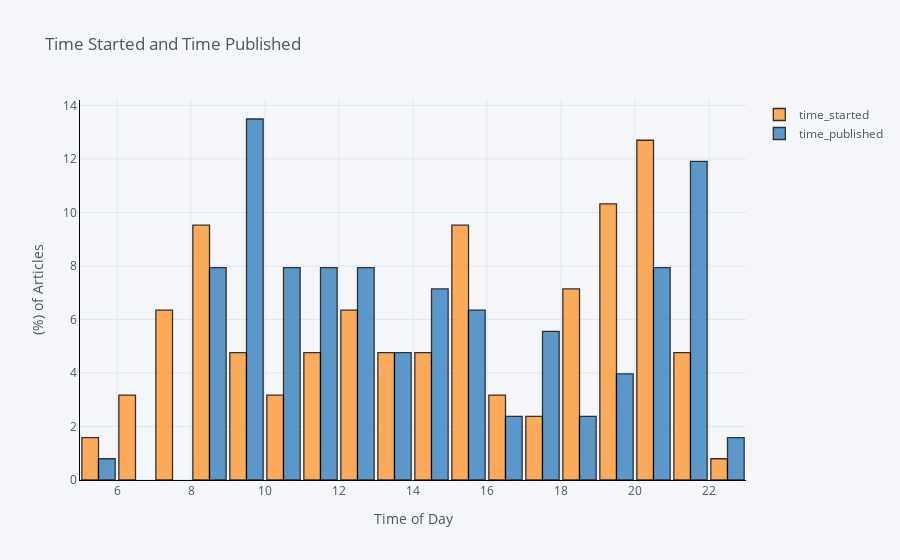

This figure's notebook cell:
### Code cell
df[["time_started", "time_published"]].iplot(
    kind="hist",
    linecolor="black",
    bins=24,
    histnorm="percent",
    bargap=0.1,
    opacity=0.8,
    barmode="group",
    xTitle="Time of Day",
    yTitle="(%) of Articles",
    title="Time Started and Time Published",
)

### Figure 1 — Plotly figure (JSON) as saved in the notebook; plotly's stock layout.template omitted (floating-point values rounded to 4 significant figures)
{"data": [{"histfunc": "count", "histnorm": "percent", "marker": {"color": "rgba(255, 153, 51, 1.0)", "line": {"color": "#000000", "width": 1.3}}, "name": "time_started", "nbinsx": 24, "opacity": 0.8, "orientation": "v", "type": "histogram", "x": [14.4, 22.03, 12, 18.35, 20.3, 19.12, 11.52, 20.82, 9.1, 20.07, 15.23, 11.33, 13.03, 6.967, 12.62, 15.78, 20.72, 15.3, 14.02, 13.55, 6.1, 15.18, 19.47, 18.78, 18.8, 21.63, 13.3, 20.73, 17.38, 12.43, 8.75, 8.067, 10.7, 18.27, 7.267, 18.45, 15.78, 21.08, 19.8, 18.37, 20.53, 7.6, 20.63, 7.817, 20.63, 7.3, 8.25, 19.1, 7.783, 20.63, 14.53, 12.37, 12.67, 12.37, 21.35, 9.55, 20.1, 9.967, 19.95, 11.03, 13.03, 19.45, 13.63, 13.98, 9.6, 12.13, 18.18, 6.85, 18.2, 16.28, 10.92, 16, 19.12, 19.93, 7.033, 11.18, 20.47, 15.3, 19.02, 12.02, 9.217, 8.667, 20.02, 15.45, 14.9, 5.467, 10.85, 20.07, 14.35, 19.87, 5.05, 16.35, 6.983, 20.22, 21.15, 8.4, 15.68, 15.28, 10.38, 11.3, 20.2, 17.12, 17.78, 15.72, 21.28, 19.85, 19.85, 19.17, 7.867, 18.8, 8.717, 15.43, 14.75, 8.25, 8.367, 8.283, 8.333, 8.317, 8.35, 7.333, 15.48, 11.68, 16.93, 20.15, 9.95, 21.6]}, {"histfunc": "count", "histnorm": "percent", "marker": {"color": "rgba(55, 128, 191, 1.0)", "line": {"color": "#000000", "width": 1.3}}, "name": "time_published", "nbinsx": 24, "opacity": 0.8, "orientation": "v", "type": "histogram", "x": [14.42, 22.03, 12.92, 9.133, 8.85, 21.15, 17.9, 21.28, 17.83, 14.35, 14.4, 12.97, 12.97, 19.97, 15.28, 17.05, 14.03, 17.1, 15.15, 15.07, 10.33, 11.33, 11.37, 18.85, 13.75, 20.25, 20.62, 9.75, 16.97, 21.82, 20.8, 9.85, 15.4, 19.7, 8.917, 15.5, 20.27, 14.37, 18.45, 20.28, 8.667, 11.68, 9.433, 9.2, 9.15, 22.48, 18.95, 11.45, 12.82, 9.55, 11.17, 16.27, 10.48, 9.783, 12.73, 8.6, 14.2, 20.63, 13.52, 13.57, 15.45, 11.07, 12.55, 9.567, 9.8, 14.27, 11.65, 10.02, 20.58, 10.2, 8.433, 8.55, 11.07, 8.95, 9.583, 9.067, 5.883, 14.72, 19.82, 9.8, 9.85, 19.13, 12.73, 17.45, 9.433, 10.52, 17.92, 10.43, 13.68, 21.07, 13.17, 12.52, 10.43, 15.53, 20.73, 21.5, 10.23, 10.28, 9, 8.583, 21.9, 19.95, 13.42, 10.38, 11.83, 16.27, 14.68, 21.27, 12.65, 21.05, 20.07, 20.38, 15.47, 21.37, 21.4, 21.42, 21.43, 21.43, 21.45, 8, 12.52, 11.6, 17.88, 8.25, 9.483, 21.07]}], "layout": {"bargap": 0.1, "barmode": "group", "legend": {"bgcolor": "#F5F6F9", "font": {"color": "#4D5663"}}, "paper_bgcolor": "#F5F6F9", "plot_bgcolor": "#F5F6F9", "title": {"font": {"color": "#4D5663"}, "text": "Time Started and Time Published"}, "xaxis": {"gridcolor": "#E1E5ED", "linecolor": "black", "showgrid": true, "tickfont": {"color": "#4D5663"}, "title": {"font": {"color": "#4D5663"}, "text": "Time of Day"}, "zerolinecolor": "#E1E5ED"}, "yaxis": {"gridcolor": "#E1E5ED", "linecolor": "black", "showgrid": true, "tickfont": {"color": "#4D5663"}, "title": {"font": {"color": "#4D5663"}, "text": "(%) of Articles"}, "zerolinecolor": "#E1E5ED"}}}
